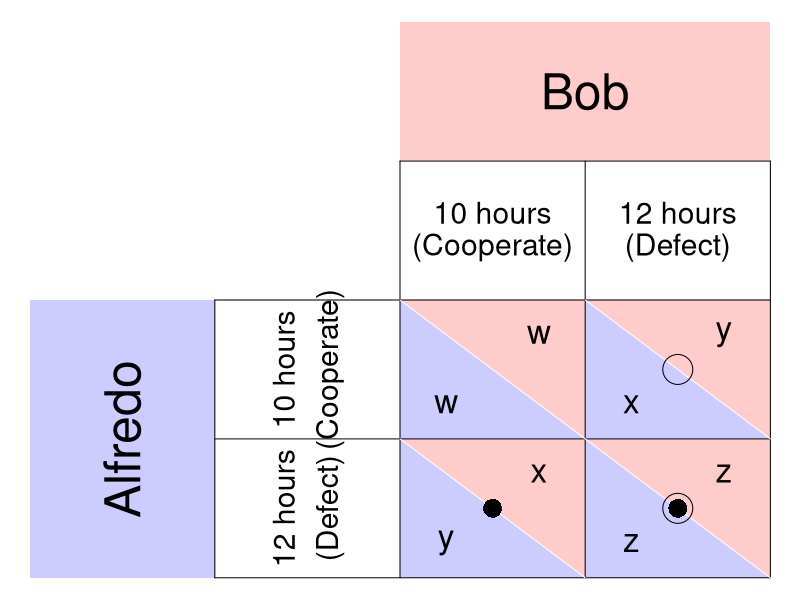

Write the R code that produced this figure.
require(ggplot2)
require(shape)
pdf(file = "society/matrix_fishermen_general.pdf", width = 9, height = 7)

par(mar =  c(0, 0, 0, 0))
xlims <- c(0, 8)
ylims <- c(0, 8)

#TextSizes
PlayerSize <- 3
StratSize <- 1.8
PayoffSize <- 2
p1fadelevel <- 0.2
p2fadelevel <- 0.2

#Payoffs are listed as c("NW", "SW", "NE", "SE")

#Considerations for Player 1
P1Name <- c("Alfredo")
P1Strat <- c("10 hours", "12 hours")
P1Strat2 <- c("(Cooperate)", "(Defect)")
P1Payoffs <- c("w", "y", "x", "z")
P1BR1 <- c("SW") #Must be NW or SW - the BR prints accordingly. 
P1BR2 <- c("SE") #Must be NE or SE - the BR prints accordingly. 
P1bestsize <- 2.5 #Adjusts size of point indicating best response of P1
#NW = (5, 3); SW = (5,1); NE = (7, 3); SE = (7, 1)

#Considerations for Player 2
P2Name <- c("Bob")
P2Strat <- c("10 hours", "12 hours")
P2Strat2 <- c("(Cooperate)", "(Defect)")
P2Payoffs <- c("w", "x", "y", "z")
P2BR1 <- c("NE") #Must be NW or SW - the BR prints accordingly. 
P2BR2 <- c("SE") #Must be NE or SE - the BR prints accordingly. 
P2bestsize <- 4 #Adjusts size of circle indicating best response of P1

plot(0, 0, xlim = xlims, ylim = ylims, type = "n",
     xlab = expression(""),
     ylab = expression(""),
     xaxt = "n", 
     yaxt = "n", 
     cex.lab = 2, 
     bty = "n")



#Color and label for Player 1 and their strategies
polygon(c(0,0,2,2,0), c(0,4,4,0,0), col=rgb(0, 0, 1, p1fadelevel), density=NULL, border = NA)
text(1, 2, P1Name[1], srt = 90, cex = PlayerSize)

text(2.75, 3, P1Strat[1], cex = StratSize, srt = 90)
text(3.25, 3, P1Strat2[1], cex = StratSize, srt = 90)
text(2.75, 1, P1Strat[2], cex = StratSize, srt = 90)
text(3.25, 1, P1Strat2[2], cex = StratSize, srt = 90)


#Color and label for Player 2
polygon(c(4,4,8,8,4), c(8,6,6,8,8), col=rgb(1, 0, 0, p2fadelevel), density=NULL, border = NA)
text(6, 7, P2Name[1], cex = PlayerSize)

text(5, 5.25, P2Strat[1], cex = StratSize)
text(5, 4.75, P2Strat2[1], cex = StratSize)
text(7, 5.25, P2Strat[2], cex = StratSize)
text(7, 4.75, P2Strat2[2], cex = StratSize)

#NorthWest cell 
#P1
polygon(c(4,4,6,4), c(4,2,2,4), col=rgb(0, 0, 1, p1fadelevel), density=NULL, border = NA)
#P2
polygon(c(4,6,6,4), c(4,4,2,4), col=rgb(1, 0, 0, p2fadelevel), density=NULL, border = NA)

#P1
text(4.5, 2.5, P1Payoffs[1], cex = PayoffSize)
#P2
text(5.5, 3.5, P2Payoffs[1], cex = PayoffSize)

#SouthWest cell  
#P1
polygon(c(4,4,6,4), c(2,0,0,2), col=rgb(0, 0, 1, p1fadelevel), density=NULL, border = NA)
#P2
polygon(c(4,6,6,4), c(2,2,0,2), col=rgb(1, 0, 0, p2fadelevel), density=NULL, border = NA)

#P1
text(4.5, 0.5, P1Payoffs[2], cex = PayoffSize)
#P2
text(5.5, 1.5, P2Payoffs[2], cex = PayoffSize)


#NorthEast cell 
#P1
polygon(c(6,6,8,6), c(4,2,2,4), col=rgb(0, 0, 1, p1fadelevel), density=NULL, border = NA)
#P2
polygon(c(6,8,8,6), c(4,4,2,4), col=rgb(1, 0, 0, p2fadelevel), density=NULL, border = NA)
#P1
text(6.5, 2.5, P1Payoffs[3], cex = PayoffSize)
#P2
text(7.5, 3.5, P2Payoffs[3], cex = PayoffSize)

#SouthEast cell 
#P1
polygon(c(6,6,8,6), c(2,0,0,2), col=rgb(0, 0, 1, p1fadelevel), density=NULL, border = NA)
#P2
polygon(c(6,8,8,6), c(2,2,0,2), col=rgb(1, 0, 0, p2fadelevel), density=NULL, border = NA)
#P1
text(6.5, 0.5, P1Payoffs[4], cex = PayoffSize)
#P2
text(7.5, 1.5, P2Payoffs[4], cex = PayoffSize)


#Lines for the Table
segments(8, 0, 8, 6, lty = 1, col = "black")
segments(4, 6, 8, 6, lty = 1, col = "black")
segments(2, 0, 2, 4, lty = 1, col = "black")
segments(2, 0, 8, 0, lty = 1, col = "black")
segments(2, 4, 8, 4, lty = 1, col = "black")
segments(4, 0, 4, 6, lty = 1, col = "black")
segments(2, 2, 8, 2, lty = 1, col = "black")
segments(6, 0, 6, 6, lty = 1, col = "black")

#Diagonals
#NW
segments(4, 4, 6, 2, lty = 1, col = "white")
#NE
segments(6, 4, 8, 2, lty = 1, col = "white")
#SW
segments(4, 2, 6, 0, lty = 1, col = "white")
#Se
segments(6, 2, 8, 0, lty = 1, col = "white")

# 
# #Best responses 
#P1
if (P1BR1[1] == "NW"){
  points(5, 3, pch = 16, col = "black", cex = P1bestsize)
} else{points(5, 1, pch = 16, col = "black", cex = P1bestsize)
}

if (P1BR2[1] == "NE"){
  points(7, 3, pch = 16, col = "black", cex = P1bestsize)
} else{points(7, 1, pch = 16, col = "black", cex = P1bestsize)
}


#P2
if (P2BR1[1] == "NW"){
  points(5, 3, pch = 1, col = "black", cex = P2bestsize)
} else{points(7, 3, pch = 1, col = "black", cex = P2bestsize)
}

if (P2BR2[1] == "SW"){
  points(5, 1, pch = 1, col = "black", cex = P2bestsize)
} else{points(7, 1, pch = 1, col = "black", cex = P2bestsize)
}

dev.off()
